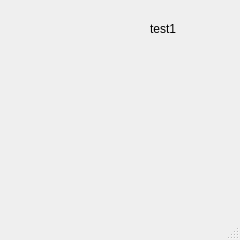
<?xml version="1.0" encoding="UTF-8"?>
<ui version="4.0">
 <class>MainWindow</class>
 <widget class="QMainWindow" name="MainWindow">
  <property name="geometry">
   <rect>
    <x>0</x>
    <y>0</y>
    <width>240</width>
    <height>240</height>
   </rect>
  </property>
  <property name="windowTitle">
   <string>MainWindow</string>
  </property>
  <widget class="QWidget" name="centralwidget">
   <widget class="QLabel" name="label">
    <property name="geometry">
     <rect>
      <x>0</x>
      <y>0</y>
      <width>240</width>
      <height>240</height>
     </rect>
    </property>
    <property name="text">
     <string/>
    </property>
    <property name="pixmap">
     <pixmap resource="resource_image.qrc">:/main/image/Taplo_GUi.jpeg</pixmap>
    </property>
   </widget>
   <widget class="QLabel" name="label_2">
    <property name="geometry">
     <rect>
      <x>30</x>
      <y>40</y>
      <width>31</width>
      <height>17</height>
     </rect>
    </property>
    <property name="text">
     <string/>
    </property>
    <property name="pixmap">
     <pixmap resource="resource_image.qrc">:/new/prefix2/image/Re-Phai.jpg</pixmap>
    </property>
   </widget>
   <widget class="QLabel" name="label_3">
    <property name="geometry">
     <rect>
      <x>190</x>
      <y>50</y>
      <width>31</width>
      <height>17</height>
     </rect>
    </property>
    <property name="text">
     <string/>
    </property>
    <property name="pixmap">
     <pixmap resource="resource_image.qrc">:/new/prefix1/image/Re-Trai.jpg</pixmap>
    </property>
   </widget>
   <widget class="QLabel" name="label_4">
    <property name="geometry">
     <rect>
      <x>150</x>
      <y>20</y>
      <width>67</width>
      <height>17</height>
     </rect>
    </property>
    <property name="text">
     <string>test1</string>
    </property>
   </widget>
  </widget>
  <widget class="QMenuBar" name="menubar">
   <property name="geometry">
    <rect>
     <x>0</x>
     <y>0</y>
     <width>240</width>
     <height>22</height>
    </rect>
   </property>
  </widget>
  <widget class="QStatusBar" name="statusbar"/>
 </widget>
 <resources>
  <include location="resource_image.qrc"/>
 </resources>
 <connections/>
</ui>
